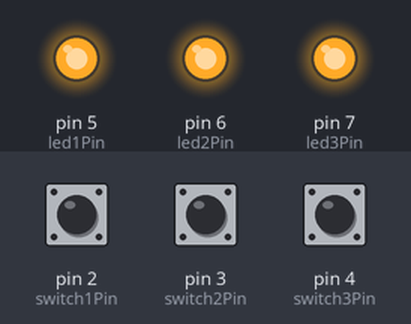
Bench run of a sketch on a simulated Arduino Uno, built with avr-gcc and run on an emulated ATmega328P. Shown: output pins drawn as LEDs (lit = HIGH). The test bench sets the inputs (shaded band); at power-on: pin 2 (switch1Pin) HIGH, pin 3 (switch2Pin) HIGH, pin 4 (switch3Pin) HIGH.

Above: at 1.2 s.
1.3 s: pin 2 (switch1Pin) pulled LOW for 0.15 s
At 1.37 s:
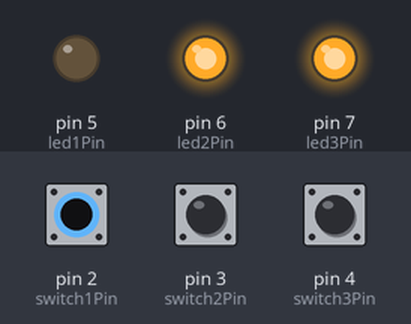
2.9 s: pin 3 (switch2Pin) pulled LOW for 0.15 s
At 2.97 s:
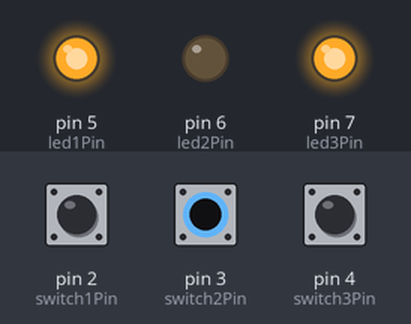
4.5 s: pin 4 (switch3Pin) pulled LOW for 0.15 s
At 4.57 s:
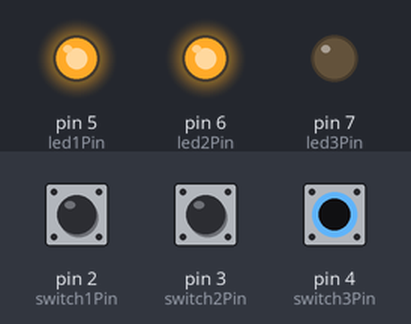
6.1 s: pin 4 (switch3Pin) pulled LOW for 3.2 s
At 10.5 s:
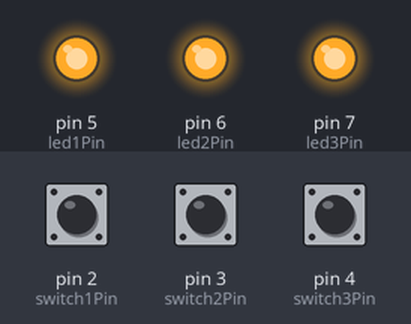
10.8 s: pin 2 (switch1Pin) pulled LOW for 3.2 s
At 11.6 s:
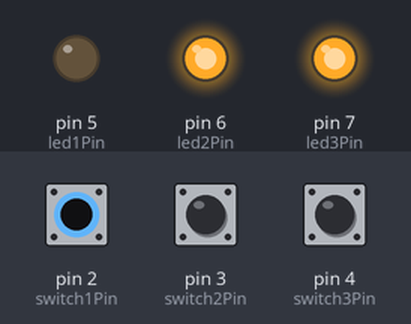
15.5 s: pin 2 (switch1Pin) driven LOW and pin 3 (switch2Pin) driven LOW
At 16.4 s:
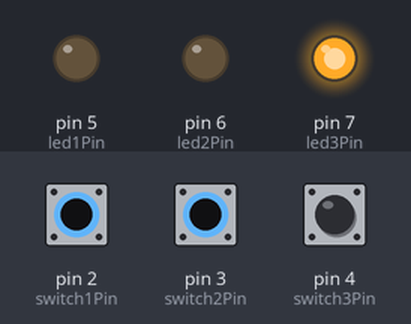
Timing chart, 0 to 18.0 s (numbered marks = the images above; inputs shaded):
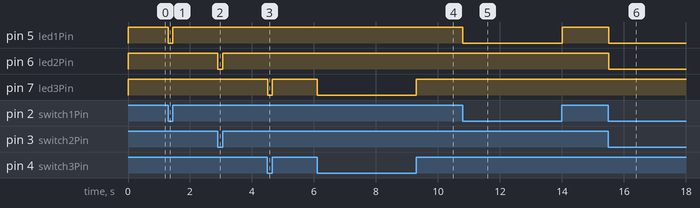

Measured:
- after the input at 1.3 s, pin 5 (led1Pin): HIGH → LOW at once, → HIGH 0.15 s later
- after the input at 2.9 s, pin 6 (led2Pin): HIGH → LOW at once, → HIGH 0.15 s later
- after the input at 4.5 s, pin 7 (led3Pin): HIGH → LOW at once, → HIGH 0.15 s later
- after the input at 6.1 s, pin 7 (led3Pin): HIGH → LOW at once, → HIGH 3.2 s later
- after the input at 10.8 s, pin 5 (led1Pin): HIGH → LOW at once, → HIGH 3.2 s later
- after the input at 15.5 s, pin 5 (led1Pin), pin 6 (led2Pin): HIGH → LOW at once

The sketch:

Prak_MCU_3_LEDdanSaklar.ino
```cpp
const int switch1Pin = 2;
const int switch2Pin = 3;
const int switch3Pin = 4;

const int led1Pin = 5;
const int led2Pin = 6;
const int led3Pin = 7;

void setup() {
  pinMode(switch1Pin, INPUT_PULLUP);
  pinMode(switch2Pin, INPUT_PULLUP);
  pinMode(switch3Pin, INPUT_PULLUP);

  pinMode(led1Pin, OUTPUT);
  pinMode(led2Pin, OUTPUT);
  pinMode(led3Pin, OUTPUT);

  digitalWrite(led1Pin, LOW);
  digitalWrite(led2Pin, LOW);
  digitalWrite(led3Pin, LOW);
}

void loop() {
  int switch1State = digitalRead(switch1Pin);
  int switch2State = digitalRead(switch2Pin);
  int switch3State = digitalRead(switch3Pin);

  switch (switch1State + switch2State * 2 + switch3State * 4) {
    case 0:
      digitalWrite(led1Pin, LOW);
      digitalWrite(led2Pin, LOW);
      digitalWrite(led3Pin, LOW);
      break;
    case 1:
      digitalWrite(led1Pin, HIGH);
      digitalWrite(led2Pin, LOW);
      digitalWrite(led3Pin, LOW);
      break;
    case 2:
      digitalWrite(led1Pin, LOW);
      digitalWrite(led2Pin, HIGH);
      digitalWrite(led3Pin, LOW);
      break;
    case 3:
      digitalWrite(led1Pin, HIGH);
      digitalWrite(led2Pin, HIGH);
      digitalWrite(led3Pin, LOW);
      break;
    case 4:
      digitalWrite(led1Pin, LOW);
      digitalWrite(led2Pin, LOW);
      digitalWrite(led3Pin, HIGH);
      break;
    case 5:
      digitalWrite(led1Pin, HIGH);
      digitalWrite(led2Pin, LOW);
      digitalWrite(led3Pin, HIGH);
      break;
    case 6:
      digitalWrite(led1Pin, LOW);
      digitalWrite(led2Pin, HIGH);
      digitalWrite(led3Pin, HIGH);
      break;
    case 7:
      digitalWrite(led1Pin, HIGH);
      digitalWrite(led2Pin, HIGH);
      digitalWrite(led3Pin, HIGH);
      break;
    default:
      break;
  }
}
```
